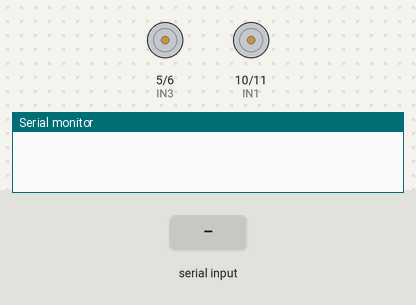
This sketch was run on a simulated Arduino Uno, built with avr-gcc and run on an emulated ATmega328P. Parts: motor-driver pin pairs drawn as motors (green arrow = first pin HIGH = forward, orange = second pin HIGH = backward, longer = more drive), the last lines printed to the serial monitor. The test bench sets the inputs (shaded band).

Above: at 1.2 s.
1.3 s: "4" received over Serial
At 2.8 s:
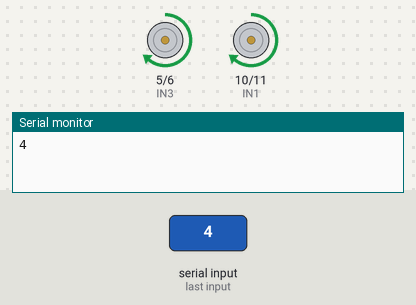
3.3 s: "2" received over Serial
At 4.1 s:
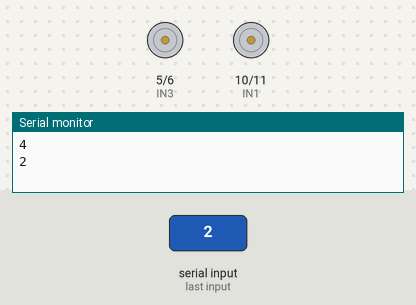
4.8 s: "7" received over Serial
6.3 s: "1" received over Serial
7.8 s: "3" received over Serial
Timing chart, 0 to 10.3 s (numbered marks = the images above; inputs shaded):
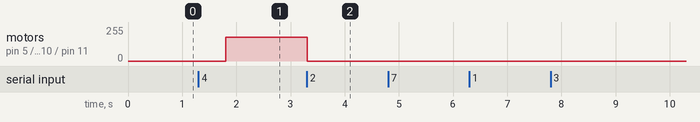

Measured:
- after the input at 1.3 s, motor on pin 5 (IN3) / pin 6 (IN4), motor on pin 10 (IN1) / pin 11 (IN2): stopped → forward 180/255 after 0.50 s
- after the input at 3.3 s, motor on pin 5 (IN3) / pin 6 (IN4), motor on pin 10 (IN1) / pin 11 (IN2): forward 180/255 → stopped at once

The sketch:

sketch_jan16a.ino
```cpp
#include <SoftwareSerial.h>

SoftwareSerial mySerial(3, 2);

unsigned int HighByte = 0;
unsigned int LowByte = 0;
unsigned int Len = 0;

int spd = 180;          //設定速度值 0-255
int turnspd = spd - 60; //當車子轉彎時，有一個輪子速度較慢

const int IN1 = 10; // L298N IN1 連接 Arduino pin 10
const int IN2 = 11; // L298N IN2 連接 Arduino pin 11
const int IN3 = 5;  // L298N IN3 連接 Arduino pin 5
const int IN4 = 6;  // L298N IN4 連接 Arduino pin 6
int models = 0;

void setup()
{
  Serial.begin(9600);
  mySerial.begin(9600);

  pinMode(5, OUTPUT); // Arduino 輸出電壓控制車子
  pinMode(6, OUTPUT);
  pinMode(11, OUTPUT);
  pinMode(10, OUTPUT);
}

void loop()
{
  char c;
  if (Serial.available())
  {
    c = Serial.read(); //讀入手機App藉由藍牙輸入的字元, 字元存入 c
    Serial.println(c); //在序列埠監視器中印出所讀入的字元 c
    if (c == '2')
    {
      models = 0;
    }
    else if (c == '4')
    {
      models = 1;
    }
  }
  if (models == 0)
  {
    // Serial.println(models);          //在序列埠監視器中印出所讀入的字元 c
    switch (c)
    {
    case '5': //當接收到的字元為5，車子前進
      Forward();
      break;

    case '7': //當接收到的字元為7，車子後退
      Back();
      break;

    case '1': //當接收到的字元為1，車子左轉
      Left();
      break;

    case '3': //當接收到的字元為3，車子右轉
      Right();
      break;

    case '0':
      Stop();

    default: //當所接收到的字元非以上所述，車子停止
      Stop();
      break;
    }
  }
  else if (models == 1)
  {
    mySerial.flush();
    mySerial.write(0X55); // trig US-100 begin to measure the distance
    delay(500);
    if (mySerial.available() >= 2) // check receive 2 bytes correctly
    {
      HighByte = mySerial.read();
      LowByte = mySerial.read();
      Len = HighByte * 256 + LowByte; // Calculate the distance

      if ((Len > 1) && (Len < 10000))
      {
        if (Len < 500)
        {
          Serial.println(Len);
          Stop();
          delay(1000);
          // 先倒退
          for (int i = 0; i < 20000; i++)
          {
            Back();
          }
          // 再右轉
          for (int i = 0; i < 10000; i++)
          {
            Right();
          }
        } else {
          Forward();
        }
      } else {
        Forward();
      }
    } else {
      Forward();
    }
    //delay(300);
  }
}

void Forward(void) //車子前進子程式
{
  analogWrite(IN1, spd);
  analogWrite(IN2, 0);
  analogWrite(IN3, spd);
  analogWrite(IN4, 0);
}
void Back(void) //車子後退子程式
{
  analogWrite(IN1, 0);
  analogWrite(IN2, spd);
  analogWrite(IN3, 0);
  analogWrite(IN4, spd);
}

void Stop(void) //車子停止子程式
{
  analogWrite(IN1, 0);
  analogWrite(IN2, 0);
  analogWrite(IN3, 0);
  analogWrite(IN4, 0);
}

void Left(void) //車子左轉子程式
{
  analogWrite(IN1, spd);
  analogWrite(IN2, 0);
  analogWrite(IN3, turnspd);
  analogWrite(IN4, 0);
}

void Right(void) //車子右轉子程式
{
  analogWrite(IN1, turnspd);
  analogWrite(IN2, 0);
  analogWrite(IN3, spd);
  analogWrite(IN4, 0);
}
```
